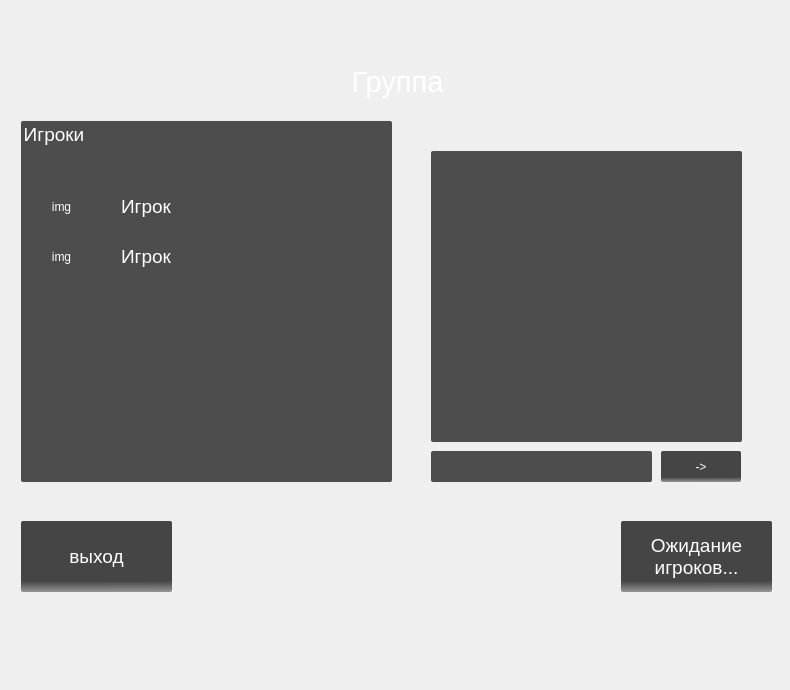
<?xml version="1.0" encoding="UTF-8"?>
<ui version="4.0">
 <class>Form_group</class>
 <widget class="QWidget" name="Form_group">
  <property name="geometry">
   <rect>
    <x>0</x>
    <y>0</y>
    <width>790</width>
    <height>690</height>
   </rect>
  </property>
  <property name="windowTitle">
   <string>Form</string>
  </property>
  <layout class="QGridLayout" name="gridLayout">
   <item row="0" column="0">
    <widget class="QStackedWidget" name="stackedWidgetGroup">
     <property name="currentIndex">
      <number>1</number>
     </property>
     <widget class="QWidget" name="page">
      <widget class="QPushButton" name="pushButton_2">
       <property name="geometry">
        <rect>
         <x>20</x>
         <y>510</y>
         <width>151</width>
         <height>61</height>
        </rect>
       </property>
       <property name="font">
        <font>
         <pointsize>11</pointsize>
         <weight>50</weight>
         <italic>false</italic>
         <bold>false</bold>
        </font>
       </property>
       <property name="styleSheet">
        <string notr="true">QPushButton{

background-color:qlineargradient(spread:pad, x1:0.494, y1:0.846136, x2:0.494382, y2:1, stop:0 rgba(69, 69, 69, 255), stop:1 rgba(149, 149, 149, 255));
color:white;
font: &quot;Arial&quot;;
border-radius: 2px;
}
QPushButton::pressed{

background-color:qlineargradient(spread:pad, x1:0.426, y1:0.800682, x2:0.427, y2:1, stop:0 rgba(37, 37, 37, 255), stop:1 rgba(87, 87, 87, 255));
color:white;
font: &quot;Arial&quot;;
border-radius: 2px;
};
</string>
       </property>
       <property name="text">
        <string>Выход
 в глваное меню</string>
       </property>
      </widget>
      <widget class="QLineEdit" name="lineEdit">
       <property name="geometry">
        <rect>
         <x>50</x>
         <y>160</y>
         <width>211</width>
         <height>81</height>
        </rect>
       </property>
       <property name="font">
        <font>
         <pointsize>14</pointsize>
         <weight>50</weight>
         <italic>false</italic>
         <bold>false</bold>
        </font>
       </property>
       <property name="styleSheet">
        <string notr="true">background-color: rgb(77, 77, 77);
color:white;
font: &quot;Arial&quot;;
border-radius: 2px;</string>
       </property>
       <property name="text">
        <string>Название группы...</string>
       </property>
      </widget>
      <widget class="QLineEdit" name="lineEdit_2">
       <property name="geometry">
        <rect>
         <x>50</x>
         <y>270</y>
         <width>211</width>
         <height>81</height>
        </rect>
       </property>
       <property name="font">
        <font>
         <pointsize>14</pointsize>
         <weight>50</weight>
         <italic>false</italic>
         <bold>false</bold>
        </font>
       </property>
       <property name="styleSheet">
        <string notr="true">background-color: rgb(77, 77, 77);
color:white;
font: &quot;Arial&quot;;
border-radius: 2px;</string>
       </property>
       <property name="text">
        <string>Пароль</string>
       </property>
      </widget>
      <widget class="QRadioButton" name="radioButton">
       <property name="geometry">
        <rect>
         <x>290</x>
         <y>300</y>
         <width>84</width>
         <height>19</height>
        </rect>
       </property>
       <property name="font">
        <font>
         <pointsize>14</pointsize>
        </font>
       </property>
       <property name="acceptDrops">
        <bool>false</bool>
       </property>
       <property name="styleSheet">
        <string notr="true">color:white;</string>
       </property>
       <property name="text">
        <string>есть</string>
       </property>
       <property name="checked">
        <bool>true</bool>
       </property>
      </widget>
      <widget class="QLabel" name="label">
       <property name="geometry">
        <rect>
         <x>0</x>
         <y>30</y>
         <width>771</width>
         <height>61</height>
        </rect>
       </property>
       <property name="font">
        <font>
         <pointsize>20</pointsize>
        </font>
       </property>
       <property name="styleSheet">
        <string notr="true">color:white;</string>
       </property>
       <property name="text">
        <string>Создание группы</string>
       </property>
       <property name="alignment">
        <set>Qt::AlignCenter</set>
       </property>
      </widget>
      <widget class="QPushButton" name="pb_create_group">
       <property name="geometry">
        <rect>
         <x>590</x>
         <y>510</y>
         <width>151</width>
         <height>61</height>
        </rect>
       </property>
       <property name="font">
        <font>
         <pointsize>11</pointsize>
         <weight>50</weight>
         <italic>false</italic>
         <bold>false</bold>
        </font>
       </property>
       <property name="styleSheet">
        <string notr="true">QPushButton{

background-color:qlineargradient(spread:pad, x1:0.494, y1:0.846136, x2:0.494382, y2:1, stop:0 rgba(69, 69, 69, 255), stop:1 rgba(149, 149, 149, 255));
color:white;
font: &quot;Arial&quot;;
border-radius: 2px;
}
QPushButton::pressed{

background-color:qlineargradient(spread:pad, x1:0.426, y1:0.800682, x2:0.427, y2:1, stop:0 rgba(37, 37, 37, 255), stop:1 rgba(87, 87, 87, 255));
color:white;
font: &quot;Arial&quot;;
border-radius: 2px;
};
</string>
       </property>
       <property name="text">
        <string>Создать</string>
       </property>
      </widget>
     </widget>
     <widget class="QWidget" name="page_2">
      <widget class="QLabel" name="label_2">
       <property name="geometry">
        <rect>
         <x>-4</x>
         <y>40</y>
         <width>781</width>
         <height>61</height>
        </rect>
       </property>
       <property name="font">
        <font>
         <pointsize>22</pointsize>
        </font>
       </property>
       <property name="styleSheet">
        <string notr="true">color:white;</string>
       </property>
       <property name="text">
        <string>Группа</string>
       </property>
       <property name="alignment">
        <set>Qt::AlignCenter</set>
       </property>
      </widget>
      <widget class="QLineEdit" name="lineEdit_3">
       <property name="geometry">
        <rect>
         <x>420</x>
         <y>440</y>
         <width>221</width>
         <height>31</height>
        </rect>
       </property>
       <property name="styleSheet">
        <string notr="true">background-color: rgb(77, 77, 77);
color:white;
font: &quot;Arial&quot;;
border-radius: 2px;</string>
       </property>
      </widget>
      <widget class="QPushButton" name="pushButton">
       <property name="geometry">
        <rect>
         <x>650</x>
         <y>440</y>
         <width>80</width>
         <height>31</height>
        </rect>
       </property>
       <property name="styleSheet">
        <string notr="true">background-color:qlineargradient(spread:pad, x1:0.494, y1:0.846136, x2:0.494382, y2:1, stop:0 rgba(69, 69, 69, 255), stop:1 rgba(149, 149, 149, 255));
color:white;
font: &quot;Arial&quot;;
border-radius: 2px;</string>
       </property>
       <property name="text">
        <string>-&gt;</string>
       </property>
      </widget>
      <widget class="QGroupBox" name="groupBox">
       <property name="geometry">
        <rect>
         <x>10</x>
         <y>110</y>
         <width>371</width>
         <height>361</height>
        </rect>
       </property>
       <property name="font">
        <font>
         <pointsize>14</pointsize>
         <weight>50</weight>
         <italic>false</italic>
         <bold>false</bold>
        </font>
       </property>
       <property name="styleSheet">
        <string notr="true">background-color: rgb(77, 77, 77);
color:white;
font: &quot;Arial&quot;;
border-radius: 2px;</string>
       </property>
       <property name="title">
        <string>Игроки</string>
       </property>
       <widget class="QLabel" name="label_3">
        <property name="geometry">
         <rect>
          <x>100</x>
          <y>60</y>
          <width>261</width>
          <height>51</height>
         </rect>
        </property>
        <property name="font">
         <font>
          <pointsize>14</pointsize>
          <weight>50</weight>
          <italic>false</italic>
          <bold>false</bold>
         </font>
        </property>
        <property name="text">
         <string>Игрок</string>
        </property>
       </widget>
       <widget class="QLabel" name="label_4">
        <property name="geometry">
         <rect>
          <x>10</x>
          <y>60</y>
          <width>61</width>
          <height>51</height>
         </rect>
        </property>
        <property name="text">
         <string>img</string>
        </property>
        <property name="alignment">
         <set>Qt::AlignCenter</set>
        </property>
       </widget>
       <widget class="QLabel" name="label_5">
        <property name="geometry">
         <rect>
          <x>100</x>
          <y>110</y>
          <width>261</width>
          <height>51</height>
         </rect>
        </property>
        <property name="font">
         <font>
          <pointsize>14</pointsize>
          <weight>50</weight>
          <italic>false</italic>
          <bold>false</bold>
         </font>
        </property>
        <property name="text">
         <string>Игрок</string>
        </property>
       </widget>
       <widget class="QLabel" name="label_6">
        <property name="geometry">
         <rect>
          <x>10</x>
          <y>110</y>
          <width>61</width>
          <height>51</height>
         </rect>
        </property>
        <property name="text">
         <string>img</string>
        </property>
        <property name="alignment">
         <set>Qt::AlignCenter</set>
        </property>
       </widget>
      </widget>
      <widget class="QPushButton" name="pushButton_3">
       <property name="geometry">
        <rect>
         <x>610</x>
         <y>510</y>
         <width>151</width>
         <height>71</height>
        </rect>
       </property>
       <property name="font">
        <font>
         <pointsize>14</pointsize>
         <weight>50</weight>
         <italic>false</italic>
         <bold>false</bold>
        </font>
       </property>
       <property name="styleSheet">
        <string notr="true">background-color:qlineargradient(spread:pad, x1:0.494, y1:0.846136, x2:0.494382, y2:1, stop:0 rgba(69, 69, 69, 255), stop:1 rgba(149, 149, 149, 255));
color:white;
font: &quot;Arial&quot;;
border-radius: 2px;</string>
       </property>
       <property name="text">
        <string>Ожидание
игроков...</string>
       </property>
      </widget>
      <widget class="QPushButton" name="pushButton_4">
       <property name="geometry">
        <rect>
         <x>10</x>
         <y>510</y>
         <width>151</width>
         <height>71</height>
        </rect>
       </property>
       <property name="font">
        <font>
         <pointsize>14</pointsize>
         <weight>50</weight>
         <italic>false</italic>
         <bold>false</bold>
        </font>
       </property>
       <property name="autoFillBackground">
        <bool>false</bool>
       </property>
       <property name="styleSheet">
        <string notr="true">background-color:rgb(99, 99, 99);background-color:qlineargradient(spread:pad, x1:0.494, y1:0.846136, x2:0.494382, y2:1, stop:0 rgba(69, 69, 69, 255), stop:1 rgba(149, 149, 149, 255));
color:white;
font: &quot;Arial&quot;;
border-radius: 2px;color:white;
font: &quot;Arial&quot;;
border-radius: 2px;</string>
       </property>
       <property name="text">
        <string>выход</string>
       </property>
      </widget>
      <widget class="QTextBrowser" name="textBrowser">
       <property name="geometry">
        <rect>
         <x>420</x>
         <y>140</y>
         <width>311</width>
         <height>291</height>
        </rect>
       </property>
       <property name="styleSheet">
        <string notr="true">background-color: rgb(77, 77, 77);
color:white;
font: &quot;Arial&quot;;
border-radius: 2px;</string>
       </property>
      </widget>
     </widget>
    </widget>
   </item>
  </layout>
 </widget>
 <resources/>
 <connections/>
</ui>
